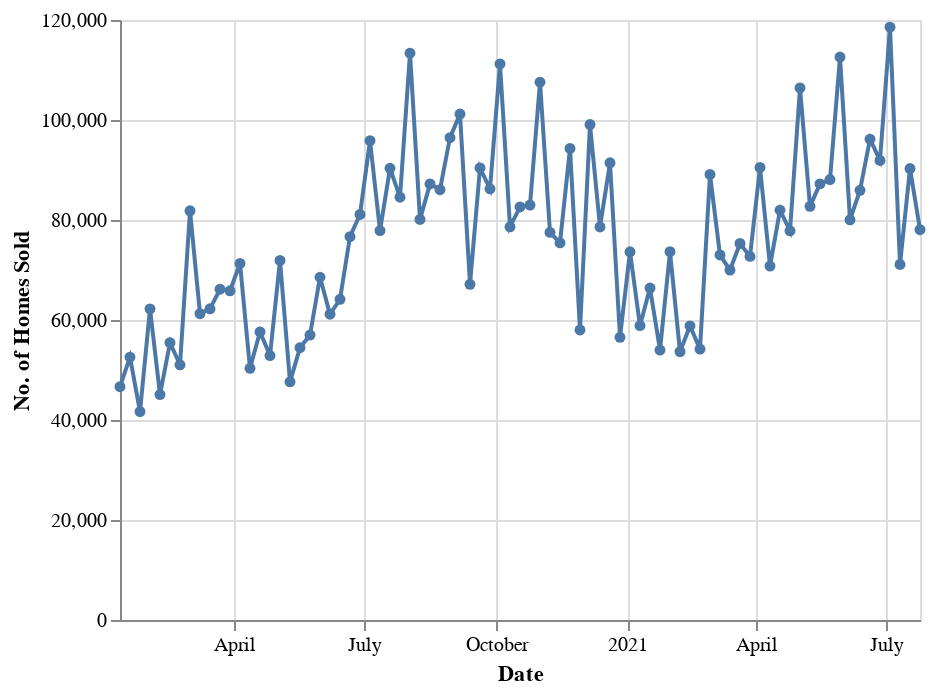

The notebook cell saved with this chart:
### Markdown cell above
#### Transaction Volumes  
  
The easiest indicator is to look at transaction volumes.

### Code cell
# weekly homes sold
#weekly_homes_sold = redfin_sales.groupby(['period_end']).agg(
#    homes_sold = ('total_homes_sold', sum)
#)
#weekly_homes_sold = weekly_homes_sold.reset_index()

weekly_homes_sold = fidap.sql("""
SELECT period_end, SUM(CAST(total_homes_sold AS FLOAT64)) AS total_homes_sold
FROM fidap-301014.redfin.weekly_housing_market
WHERE duration = '1 weeks'
AND region_type = 'county'
AND CAST(period_begin AS DATE) > "2019-12-31"
GROUP BY period_end
""")

weekly_homes_sold.period_end = pd.to_datetime(weekly_homes_sold.period_end)

# plotting it
alt.Chart(weekly_homes_sold).mark_line(point = True).encode(
    x = alt.X('period_end', title = "Date"),
    y = alt.Y('total_homes_sold', title = "No. of Homes Sold")
)

### Figure 1 — Vega-Lite specification as saved in the notebook (floating-point values rounded to 4 significant figures)
{"config": {"view": {"continuousWidth": 400, "continuousHeight": 300}}, "data": {"name": "data-a912357739edbffa40c441727edc93f1"}, "mark": {"type": "line", "point": true}, "encoding": {"x": {"type": "temporal", "field": "period_end", "title": "Date"}, "y": {"type": "quantitative", "field": "total_homes_sold", "title": "No. of Homes Sold"}}, "$schema": "https://vega.github.io/schema/vega-lite/v4.8.1.json", "datasets": {"data-a912357739edbffa40c441727edc93f1": [{"period_end": "2021-06-06T00:00:00", "total_homes_sold": 80037}, {"period_end": "2020-07-05T00:00:00", "total_homes_sold": 95873}, {"period_end": "2021-04-11T00:00:00", "total_homes_sold": 70785}, {"period_end": "2020-06-28T00:00:00", "total_homes_sold": 81105}, {"period_end": "2020-10-11T00:00:00", "total_homes_sold": 78645}, {"period_end": "2021-05-30T00:00:00", "total_homes_sold": 112588}, {"period_end": "2021-04-25T00:00:00", "total_homes_sold": 77830}, {"period_end": "2020-06-14T00:00:00", "total_homes_sold": 64145}, {"period_end": "2020-09-27T00:00:00", "total_homes_sold": 86226}, {"period_end": "2020-08-30T00:00:00", "total_homes_sold": 96470}, {"period_end": "2020-10-04T00:00:00", "total_homes_sold": 111211}, {"period_end": "2020-08-23T00:00:00", "total_homes_sold": 86056}, {"period_end": "2021-01-10T00:00:00", "total_homes_sold": 58871}, {"period_end": "2020-05-31T00:00:00", "total_homes_sold": 68550}, {"period_end": "2020-11-22T00:00:00", "total_homes_sold": 94311}, {"period_end": "2021-04-18T00:00:00", "total_homes_sold": 81975}, {"period_end": "2020-10-25T00:00:00", "total_homes_sold": 82996}, {"period_end": "2020-02-23T00:00:00", "total_homes_sold": 51044}, {"period_end": "2020-12-20T00:00:00", "total_homes_sold": 91432}, {"period_end": "2020-09-13T00:00:00", "total_homes_sold": 67148}, {"period_end": "2020-05-10T00:00:00", "total_homes_sold": 47634}, {"period_end": "2020-01-12T00:00:00", "total_homes_sold": 46655}, {"period_end": "2020-06-07T00:00:00", "total_homes_sold": 61156}, {"period_end": "2020-03-22T00:00:00", "total_homes_sold": 66154}, {"period_end": "2020-02-16T00:00:00", "total_homes_sold": 55456}, {"period_end": "2021-07-04T00:00:00", "total_homes_sold": 118556}, {"period_end": "2020-07-12T00:00:00", "total_homes_sold": 77878}, {"period_end": "2021-02-07T00:00:00", "total_homes_sold": 53655}, {"period_end": "2021-03-28T00:00:00", "total_homes_sold": 72725}, {"period_end": "2021-01-03T00:00:00", "total_homes_sold": 73644}, {"period_end": "2021-03-21T00:00:00", "total_homes_sold": 75303}, {"period_end": "2020-02-02T00:00:00", "total_homes_sold": 62228}, {"period_end": "2020-08-09T00:00:00", "total_homes_sold": 80118}, {"period_end": "2020-08-16T00:00:00", "total_homes_sold": 87223}, {"period_end": "2020-10-18T00:00:00", "total_homes_sold": 82618}, {"period_end": "2020-04-12T00:00:00", "total_homes_sold": 50335}, {"period_end": "2021-02-28T00:00:00", "total_homes_sold": 89122}, {"period_end": "2020-09-20T00:00:00", "total_homes_sold": 90409}, {"period_end": "2020-11-08T00:00:00", "total_homes_sold": 77522}, {"period_end": "2020-11-15T00:00:00", "total_homes_sold": 75435}, {"period_end": "2020-02-09T00:00:00", "total_homes_sold": 45099}, {"period_end": "2020-05-24T00:00:00", "total_homes_sold": 56992}, {"period_end": "2020-04-26T00:00:00", "total_homes_sold": 52885}, {"period_end": "2020-03-15T00:00:00", "total_homes_sold": 62241}, {"period_end": "2021-07-25T00:00:00", "total_homes_sold": 78055}, {"period_end": "2021-07-11T00:00:00", "total_homes_sold": 71114}, {"period_end": "2021-06-13T00:00:00", "total_homes_sold": 85938}, {"period_end": "2020-03-08T00:00:00", "total_homes_sold": 61264}, {"period_end": "2021-05-09T00:00:00", "total_homes_sold": 82727}, {"period_end": "2021-06-20T00:00:00", "total_homes_sold": 96162}, {"period_end": "2020-05-17T00:00:00", "total_homes_sold": 54458}, {"period_end": "2020-04-19T00:00:00", "total_homes_sold": 57625}, {"period_end": "2020-01-19T00:00:00", "total_homes_sold": 52578}, {"period_end": "2020-04-05T00:00:00", "total_homes_sold": 71301}, {"period_end": "2020-11-01T00:00:00", "total_homes_sold": 107562}, {"period_end": "2020-01-26T00:00:00", "total_homes_sold": 41691}, {"period_end": "2020-06-21T00:00:00", "total_homes_sold": 76674}, {"period_end": "2021-04-04T00:00:00", "total_homes_sold": 90521}, {"period_end": "2021-05-16T00:00:00", "total_homes_sold": 87227}, {"period_end": "2021-05-02T00:00:00", "total_homes_sold": 106402}, {"period_end": "2020-03-29T00:00:00", "total_homes_sold": 65841}, {"period_end": "2020-12-06T00:00:00", "total_homes_sold": 99085}, {"period_end": "2021-02-14T00:00:00", "total_homes_sold": 58814}, {"period_end": "2021-01-17T00:00:00", "total_homes_sold": 66381}, {"period_end": "2021-06-27T00:00:00", "total_homes_sold": 91919}, {"period_end": "2021-02-21T00:00:00", "total_homes_sold": 54182}, {"period_end": "2020-05-03T00:00:00", "total_homes_sold": 71913}, {"period_end": "2021-01-24T00:00:00", "total_homes_sold": 53989}, {"period_end": "2020-09-06T00:00:00", "total_homes_sold": 101195}, {"period_end": "2020-11-29T00:00:00", "total_homes_sold": 58011}, {"period_end": "2020-07-26T00:00:00", "total_homes_sold": 84554}, {"period_end": "2020-03-01T00:00:00", "total_homes_sold": 81838}, {"period_end": "2020-08-02T00:00:00", "total_homes_sold": 113367}, {"period_end": "2021-05-23T00:00:00", "total_homes_sold": 88080}, {"period_end": "2021-03-07T00:00:00", "total_homes_sold": 73008}, {"period_end": "2021-03-14T00:00:00", "total_homes_sold": 69989}, {"period_end": "2021-01-31T00:00:00", "total_homes_sold": 73656}, {"period_end": "2020-07-19T00:00:00", "total_homes_sold": 90335}, {"period_end": "2020-12-27T00:00:00", "total_homes_sold": 56548}, {"period_end": "2021-07-18T00:00:00", "total_homes_sold": 90293}, {"period_end": "2020-12-13T00:00:00", "total_homes_sold": 78616}]}}
